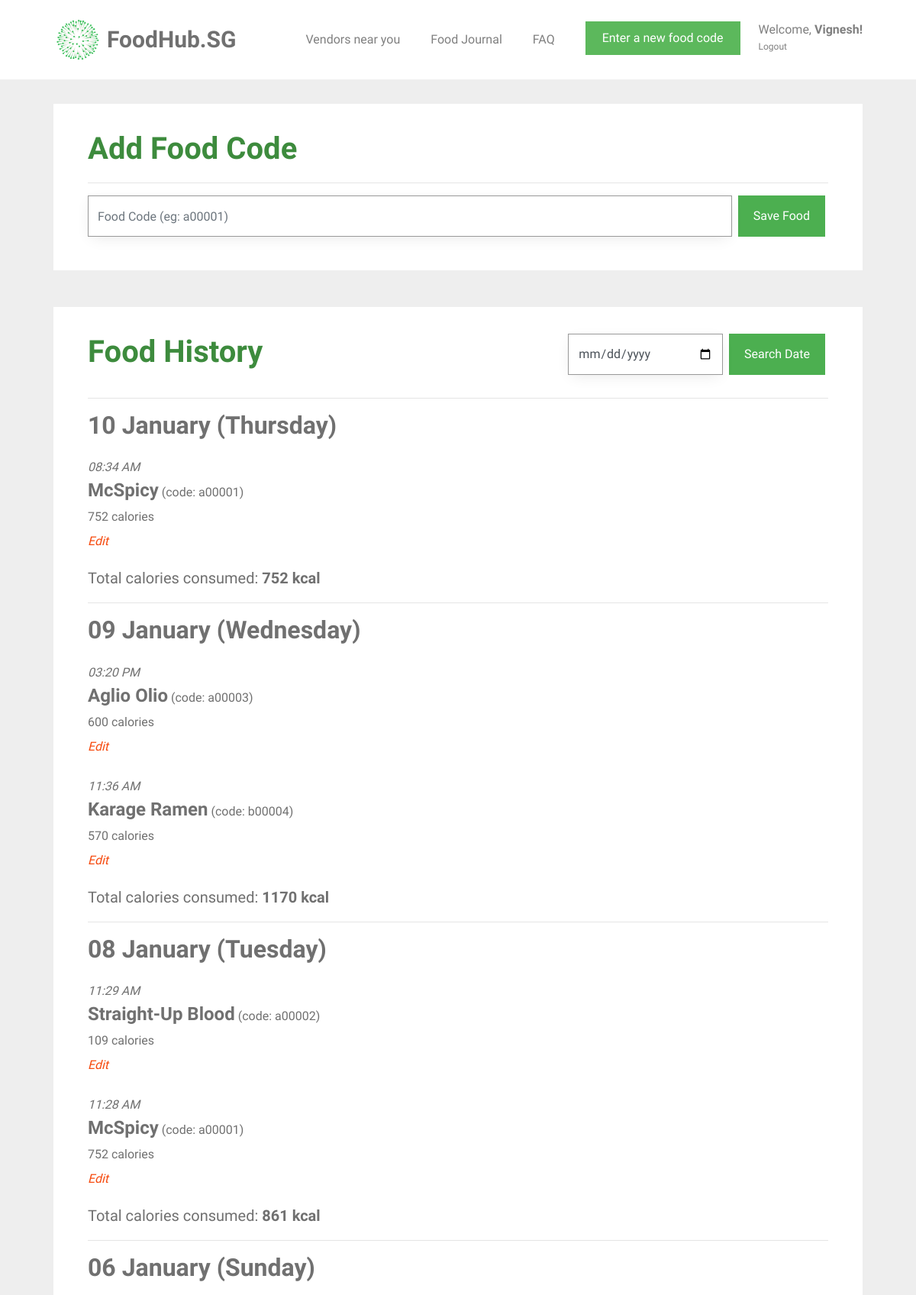
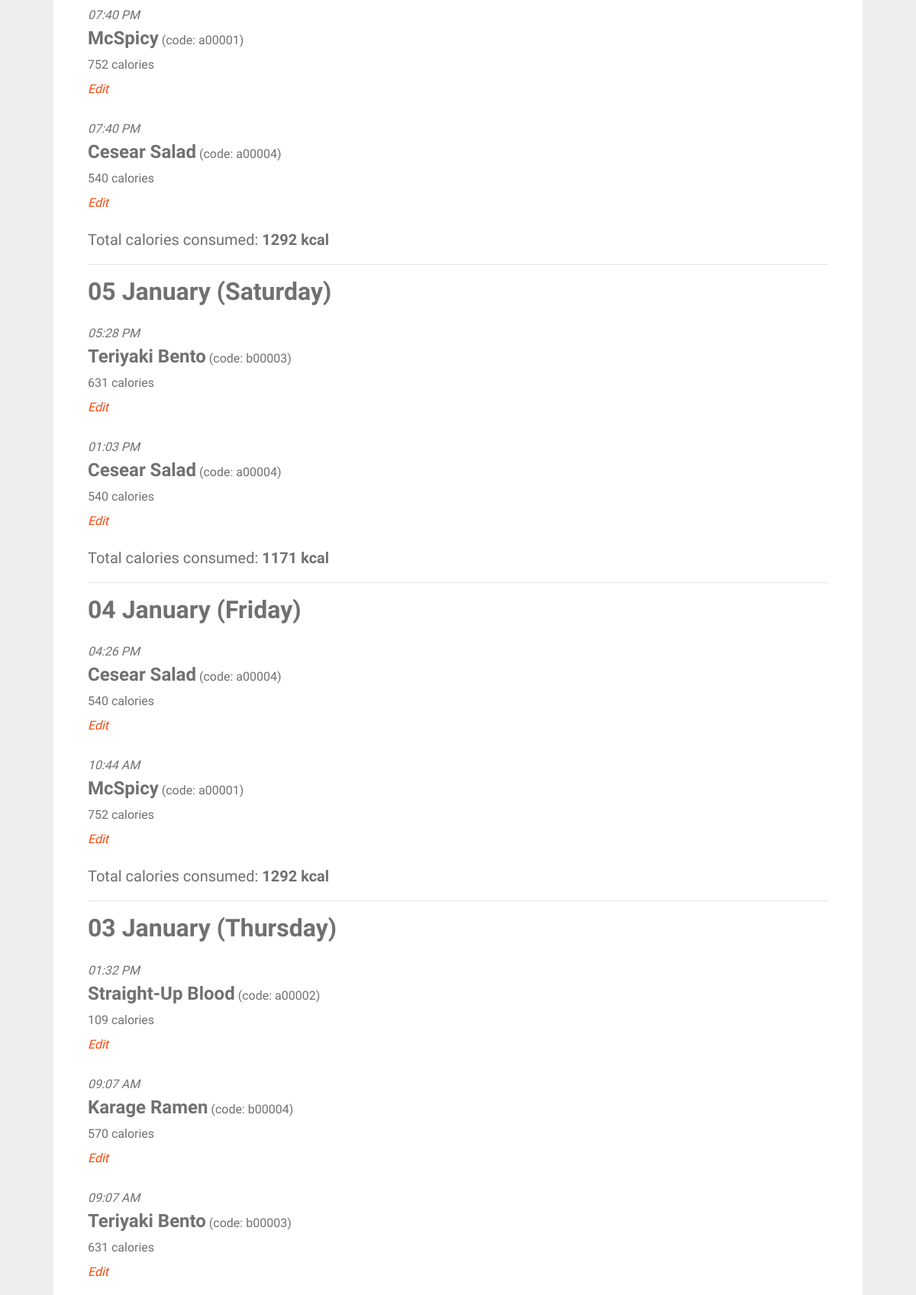
The app's page /food_journal (signed in, upper part) with its own data (2 pictures, top to bottom).
### tables this page shows
CREATE TABLE user (
  id INTEGER PRIMARY KEY AUTOINCREMENT,
  name TEXT NOT NULL,
  email VARCHAR(512) UNIQUE NOT NULL,
  password TEXT NOT NULL,
  height INTEGER NOT NULL,
  weight INTEGER NOT NULL
);

CREATE TABLE "food_entry" (
	`id`	INTEGER PRIMARY KEY AUTOINCREMENT,
	`creator_id`	INTEGER NOT NULL,
	`created`	TIMESTAMP NOT NULL DEFAULT (datetime('now','localtime')),
	`food_code`	VARCHAR ( 6 ) NOT NULL,
	`food_name`	TEXT NOT NULL,
	`calories`	INT NOT NULL,
	FOREIGN KEY(`creator_id`) REFERENCES `user`(`id`)
);

### foodhubsg/food.py (the view, shortened to what this page needs)
@bp.route('/food_journal', methods=('GET', 'POST'))
@login_required
def food_journal():
    db = get_db()
    food_items = db.execute(
        'SELECT f.id, creator_id, food_name, created, calories, food_code, email'
        ' FROM food_entry f JOIN user u ON f.creator_id = u.id'
        ' WHERE f.creator_id = ? AND DATE(f.created) IN'
        ' (SELECT DISTINCT DATE(created) FROM food_entry '
        ' ORDER BY datetime(created) DESC LIMIT 30)'
        ' ORDER BY datetime(created) DESC',
        (g.user['id'],),
    ).fetchall()
    users = db.execute(
        'SELECT id, name, email, password, height, weight'
        ' FROM user'
        ' WHERE id = ?',
        (g.user['id'],),
    ).fetchall()
    for user in users:
        weight = user['weight']
        height = user['height']
        name = user['name']
    bmi = int(weight / height ** height)
    all_dates = []
    food_dates = []
    calories_list = []
    user_average_calories = 0
    number_of_days = 0
    if food_items == []:
        food_exists = 0
    else:
        food_exists = 1
    for food in food_items:
        food_date = food['created'].strftime('%d-%m-%y')
        all_dates.append(food_date)
    all_dates = remove_duplicates(all_dates)
    for date in all_dates:
        current_date_food = []
        current_date_calories = []
        for food in food_items:
            if date == food['created'].strftime('%d-%m-%y'):
                current_date_food.append(food)
                current_date_calories.append(food['calories'])
            else:
                continue
        food_dates.append(current_date_food)
        current_date_calories = sum(current_date_calories)
        calories_list.append(current_date_calories)
        number_of_days = len(calories_list)
        user_average_calories = int(sum(calories_list)/number_of_days)
    return render_template('food/food_journal.html',
                           food_dates=food_dates, all_dates=all_dates, calories_list=calories_list, name=name,
                           weight=weight, height=height, bmi=bmi, user_average_calories=user_average_calories,
                           number_of_days=number_of_days, food_exists=food_exists, now=datetime.utcnow())

### foodhubsg/auth.py (called while the page is built)
def login_required(view):
    @functools.wraps(view)
    def wrapped_view(**kwargs):
        if g.user is None:
            return redirect(url_for('auth.login'))
        return view(**kwargs)
    return wrapped_view

@bp.before_app_request
def load_logged_in_user():
    user_id = session.get('user_id')
    if user_id is None:
        g.user = None
    else:
        g.user = get_db().execute(
            'SELECT * FROM user WHERE id = ?', (user_id,)
        ).fetchone()

### foodhubsg/db.py (called while the page is built)
def get_db():
    if 'db' not in g:
        g.db = sqlite3.connect(
            current_app.config['DATABASE'],
            detect_types=sqlite3.PARSE_DECLTYPES
        )
        g.db.row_factory = sqlite3.Row
    return g.db

### foodhubsg/food.py (called while the page is built)
def remove_duplicates(values):
    output = []
    seen = set()
    for value in values:
        if value not in seen:
            output.append(value)
            seen.add(value)
    return output

### foodhubsg/templates/food/food_journal.html (shortened to what this page needs)
{% extends 'base.html' %}
{% block content %}
<div id="colorlib-container">
    <div class="container">
        <div class="box1">
        <div class="row row-pb-md">
            <div class="col-md-12">
                <form method="post">
                    <header id="summary-header">
                        <h1 class="font_color"><b>Add Food Code</b></h1>
                        <hr>
                    </header>
                    <div class="input-group">
                        <input name="code" id="code" class="form-control" value="{{ request.form['code'] }}" placeholder="Food Code (eg: a00001)" required>
                        <span class="input-group-btn">
                            <input type="submit" name="action" value="Save Food" class="btn btn-primary" style="background-color: #4CAF50; height: 54px; margin-left: 0.5em;">
                        </span>
                    </div>
                </form>
            </div>
        </div>
        </div>
        <div class="box1">
        <div class="row row-pb-md">
            <div class="col-md-12">
                <form method="post">
                    <header id="summary-header">
                        <div class="input-group">
                            <h1 class="font_color"><b>Food History</b></h1>
                            <input type="date" name="search-date" id="search-date" class="form-control" style="margin-left: 25em;" min="2005-01-01" max="2030-12-31" required>
                            <span class="input-group-btn">
                                <input type="submit" name="action" value="Search Date" class="btn btn-primary" style="background-color: #4CAF50; height: 54px; margin-left: 0.5em;">
                            </span>
                        </div>
                        <hr>
                    </header>
                </form>
                {% if food_exists == 0 %}
                    <article class="food-journal">
                        <header>
                            <div class="food-subsection">
                                <h4><b>No food added to list</b></h4>
                            </div>
                        </header>
                    </article>
                {% else %}
                    <div id="accordion">
                    {% for date in food_dates %}
                        {% set example_food = date[0] %}
                        {% if now.strftime('%Y') == example_food['created'].strftime('%Y') %}
                            {% set example_date = example_food['created'].strftime('%d %B (%A)') %}
                        {% else %}
                            {% set example_date = example_food['created'].strftime('%d %B %Y (%A)') %}
                        {% endif %}
                        <h2> <b>{{ example_date }}</b> </h2>
                        {% for food in date %}
                            <article class="food-journal">
                                <header>
                                    <div class="food-subsection">
                                        <div id="time-created"> <i>{{ food['created'].strftime('%I:%M %p') }}</i> </div>
                                        <h4 style="margin-bottom: 0; display: inline"><b>{{ food['food_name'] }}</b></h4>
                                        <p style="display: inline">(code: {{ food['food_code'] }})</p>
                                        <p>
                                        {{ food['calories'] }} calories <br>
                                        <a class="action" href="{{ url_for('food.edit_food', id = food['id']) }}"><i>Edit</i></a>
                                        </p>
                                    </div>
                                </header>
                            </article>
                        {% endfor %}
                        <h5>Total calories consumed: <b> {{ calories_list[loop.index - 1] }} kcal </b> </h5>
                        <hr>
                    {% endfor %}
                {% endif %}
            </div>
            </div>
        </div>
        </div>
    </div>
{% endblock %}

### foodhubsg/templates/base.html (shortened to what this page needs)
<!doctype html>
<link rel="stylesheet" href="https://cdnjs.cloudflare.com/ajax/libs/font-awesome/4.7.0/css/font-awesome.min.css">
<link rel="stylesheet" href="https://stackpath.bootstrapcdn.com/bootstrap/4.1.3/css/bootstrap.min.css">
<link rel="stylesheet" href="../static/css/animate.css">
<link rel="stylesheet" href="../static/css/icomoon.css">
<link rel="stylesheet" href="../static/css/magnific-popup.css">
<link rel="stylesheet" href="../static/css/flexslider.css">
<link rel="stylesheet" href="../static/css/owl.carousel.min.css">
<link rel="stylesheet" href="../static/css/owl.theme.default.min.css">
<link rel="stylesheet" href="../static/css/style.css">
    {% block navbar %}
        <nav class="navbar navbar-light bg-white">
            <div class="container">
                <a class="navbar-brand" href="{{ url_for('index') }}">
                    <img src="../static/images/healthhub-logo.png" width="65px" height="60px" class="d-inline-block align-top" alt="FoodHub.SG Logo">
                    <span id="webname">FoodHub.SG</span>
                </a>
                {% if g.user %}
                    <ul class="navbar-nav ml-auto">
                        <li class="nav-item">
                            <a class="nav-link" href="{{ url_for('vendors.vendors') }}">Vendors near you</a>
                        </li>
                        <li class="nav-item">
                            <a class="nav-link" href="{{ url_for('food.food_journal') }}">Food Journal</a>
                        </li>
                        <li class="nav-item">
                            <a class="nav-link" href="{{ url_for('user.faq') }}">FAQ</a>
                        </li>
                        <li class="nav-item">
                            <a href="{{ url_for('food.food_journal') }}"><button type="button" class="btn btn-success">Enter a new food code</button></a>
                        </li>
                        <li class="nav-item settings nav-link">
                            <a class="nav-link" id="settings-link" href="{{ url_for('user.user_settings')}}">
                                Welcome, <span id="nav-name">{{ g.user['name'] }}!</span>
                            </a>
                            <a class="nav-link" id="logout-link" href="{{ url_for('auth.logout') }}">
                                Logout
                            </a>
                        </li>
                    </ul>
                {% endif %}
                {% endblock %}
            </div>
        </nav>
<section class="content">
    {% block content %}{% endblock %}
</section>

### foodhubsg/static/css/style.css (style rules this page uses)
.font_color { color: #3d8b3d; }
a { color: #F6490D; -webkit-transition: 0.5s; -o-transition: 0.5s; transition: 0.5s; }
p { margin-bottom: 20px; }
h1, h2, h3, h4, h5, h6, figure { color: #707070; font-weight: 400; margin: 0 0 20px 0; }
#colorlib-container, #colorlib-instagram, #colorlib-about, #colorlib-contact, #colorlib-footer { padding: 2em 0; clear: both; }
.content { display: block; }
.form-control { -webkit-box-shadow: none; -moz-box-shadow: none; -ms-box-shadow: none; -o-box-shadow: none; box-shadow: none; border: none; font-size: 16px !important; font-weight: 300; -webkit-border-radius: 0px; -moz-border-radius: 0px; -ms-border-radius: 0px; border-radius: 0px; }
.btn { margin-right: 4px; margin-bottom: 4px; font-size: 16px; font-weight: 400; -webkit-border-radius: 30px; -moz-border-radius: 30px; -ms-border-radius: 30px; border-radius: 30px; -webkit-transition: 0.5s; -o-transition: 0.5s; transition: 0.5s; padding: 8px 20px; }
.btn-primary { background: #F6490D; color: #fff; }
.btn-success { background: #5cb85c; color: #fff; border: 2px solid #5cb85c; }
.form-control { -webkit-box-shadow: none; box-shadow: none; background: transparent; border: 1px solid rgba(0, 0, 0, 0.1); height: 54px; font-size: 18px; font-weight: 300; }
.row-pb-md { padding: 2em !important; }
.btn-primary { border-radius: 0; border-width: 0; }
.btn { border-radius: 0; }
.food-subsection { margin: 0.7em 0 1.0em 0; }
.form-control { border-width: 0.2px; border-color: #999999; box-shadow: 0 5px 20px -5px rgba(0,0,0,0.1); }
.box1 { background: #ffffff; padding: 0.5em; margin-bottom: 3em; transition: box-shadow 0.5s; }
.row.row-pb-md { margin: -5px -10px 0 -10px; }
.container { padding-right: 2.5em; padding-left: 2.5em; }
#nav-name { font-weight: bold; }
#search-date { width: 10em; }
.navbar-nav { flex-direction: row; }
.nav-item { padding: 10px 10px 10px 10px; margin: 10px; }
.navbar-nav > .settings { position: relative; display: block; margin-right: 0; padding-right: 0; margin-left: 0; padding-left: 0; color: #4CAF50; }
.settings > .nav-link { line-height: 22px; padding: 0; }
#logout-link { font-size: 12px; }
#webname { color: #707070; font-weight: bold; font-size: 30px; }
.bg-white { background-color: white; }

### records on screen
user: user.name "Vignesh"
food_entry: example_date "10 January (Thursday)", created "08:34 AM", food_name "McSpicy", food_code "a00001", calories "752"
food_entry: example_date "09 January (Wednesday)", created "03:20 PM", food_name "Aglio Olio", food_code "a00003", calories "600", calories_list "1170"
food_entry: created "11:36 AM", food_name "Karage Ramen", food_code "b00004", calories "570"
food_entry: example_date "08 January (Tuesday)", created "11:29 AM", food_name "Straight-Up Blood", food_code "a00002", calories "109", calories_list "861"
food_entry: created "11:28 AM", food_name "McSpicy", food_code "a00001", calories "752"
food_entry: example_date "06 January (Sunday)", created "07:40 PM", food_name "McSpicy", food_code "a00001", calories "752", calories_list "1292"
food_entry: created "07:40 PM", food_name "Cesear Salad", food_code "a00004", calories "540"
food_entry: example_date "05 January (Saturday)", created "05:28 PM", food_name "Teriyaki Bento", food_code "b00003", calories "631", calories_list "1171"
food_entry: created "01:03 PM", food_name "Cesear Salad", food_code "a00004", calories "540"
food_entry: example_date "04 January (Friday)", created "04:26 PM", food_name "Cesear Salad", food_code "a00004", calories "540", calories_list "1292"
food_entry: created "10:44 AM", food_name "McSpicy", food_code "a00001", calories "752"
food_entry: example_date "03 January (Thursday)", created "01:32 PM", food_name "Straight-Up Blood", food_code "a00002", calories "109"
food_entry: created "09:07 AM", food_name "Karage Ramen", food_code "b00004", calories "570"
food_entry: created "09:07 AM", food_name "Teriyaki Bento", food_code "b00003", calories "631"
